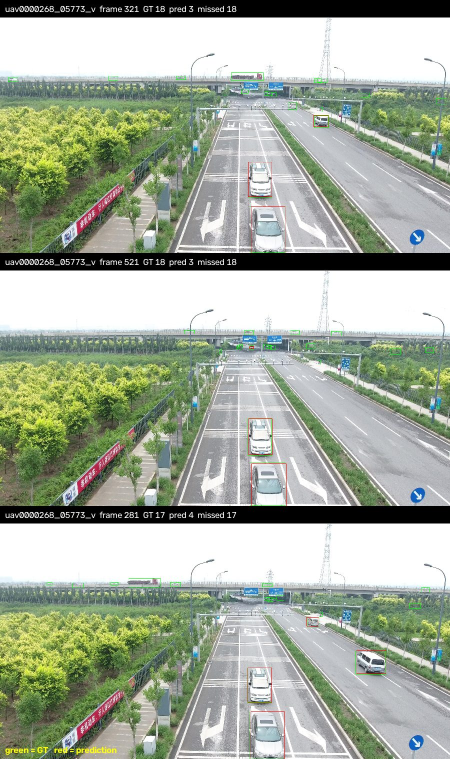
#> input picture assets/failure_cases.jpg, 900 x 1518 px, given in place of video_detect.mp4, which was not available (shown at 1/2 size)
$ python make_gifs.py
#> lines starting #> are read from the running program, lines starting #| are printed output that depends on the picture; after the words box and inside, x2 and y2 are one past the last pixel; in counts of white or black regions, pixels touching at a corner belong together
"""Build README demo GIFs from the existing tracking / detection videos."""
from pathlib import Path

import cv2
import numpy as np
from PIL import Image

ROOT = Path(__file__).resolve().parents[1]
ASSETS = ROOT / "assets"
ASSETS.mkdir(exist_ok=True)

WIDTH = 560
STEP = 3
DELAY_MS = 80


def render(src: Path, dst: Path, caption: str) -> None:
#> called with caption = 'YOLO11n-P2-960  ·  detection'
    cap = cv2.VideoCapture(str(src))
    frames = []
    idx = 0
    while True:
        ok, frame = cap.read()
#> frame is the input picture: shape (1518, 900, 3); mean B, G, R 156.6, 173, 164.3
        if not ok:
            break
        if idx % STEP == 0:
            h, w = frame.shape[:2]
#> h = 1518; w = 900
            scale = WIDTH / w
#> scale = 0.622
            frame = cv2.resize(frame, (WIDTH, int(round(h * scale))), interpolation=cv2.INTER_AREA)
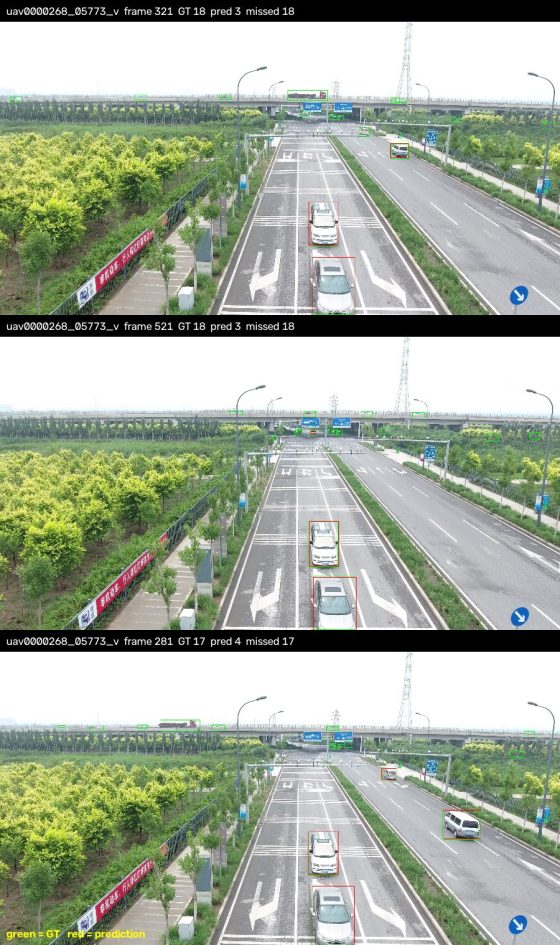
#> frame: shape (945, 560, 3); mean B, G, R 156.6, 173, 164.3
            bar = np.zeros((34, frame.shape[1], 3), dtype=np.uint8)
            frame = np.vstack([bar, frame])
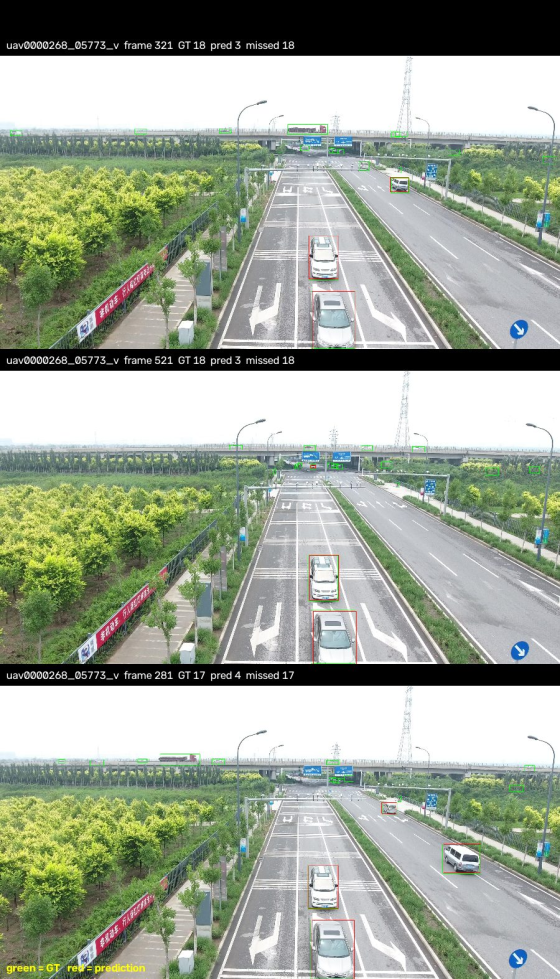
#> frame: shape (979, 560, 3); mean B, G, R 151.2, 167, 158.6
            cv2.putText(frame, caption, (10, 24), cv2.FONT_HERSHEY_SIMPLEX,
                        0.62, (255, 255, 255), 1, cv2.LINE_AA)
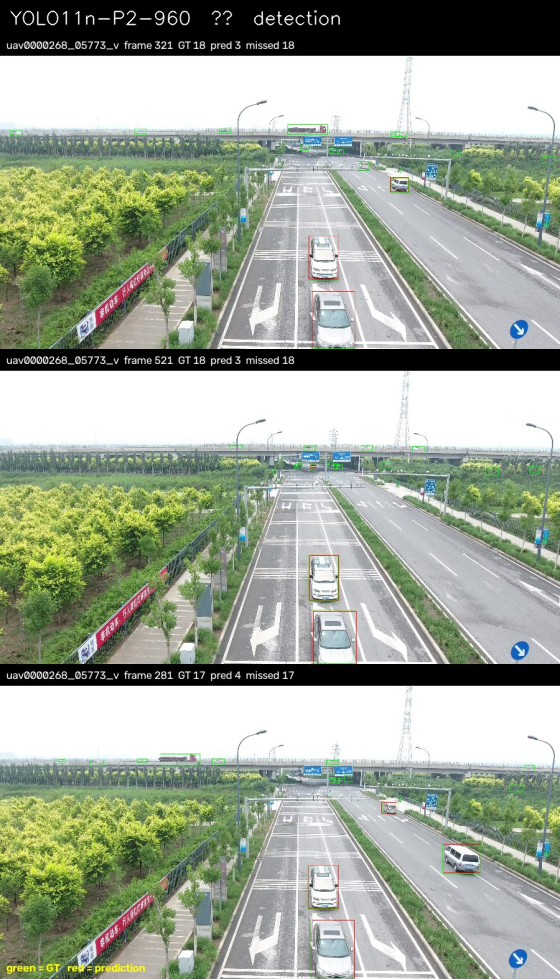
#> frame: shape (979, 560, 3); 0.34% of pixels changed, all inside (x1, y1, x2, y2) = (10, 10, 341, 26)
            frames.append(cv2.cvtColor(frame, cv2.COLOR_BGR2RGB))
        idx += 1
    cap.release()
    if not frames:
        raise RuntimeError(f"no frames read from {src}")

    base = Image.fromarray(frames[0]).convert("RGB").quantize(colors=64, method=Image.MEDIANCUT)
    out = [Image.fromarray(f).convert("RGB").quantize(palette=base, dither=Image.FLOYDSTEINBERG) for f in frames]
    out[0].save(dst, save_all=True, append_images=out[1:], duration=DELAY_MS, loop=0, optimize=True)
    size_mb = dst.stat().st_size / 1e6
    print(f"{dst.name:22s} frames={len(frames):3d}  {size_mb:5.2f} MB")


JOBS = [
    ("outputs/video_detect.mp4", "detect.gif", "YOLO11n-P2-960  ·  detection"),
    ("outputs/track_bytetrack/uav0000305_00000_v.avi", "bytetrack.gif", "ByteTrack  ·  no camera-motion compensation"),
    ("outputs/track_botsort_gmc/uav0000305_00000_v.avi", "botsort_gmc.gif", "BoT-SORT + sparseOptFlow GMC"),
]

for src, name, caption in JOBS:
    render(ROOT / src, ASSETS / name, caption)
